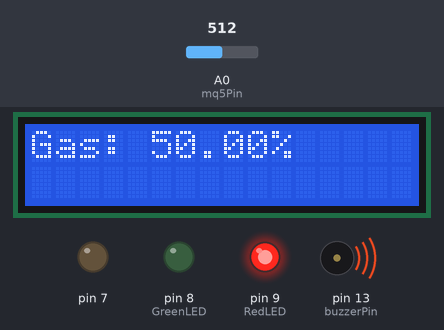
A sketch run on a simulated Arduino Uno, built with avr-gcc and run on an emulated ATmega328P. Parts: 16×2 character LCD, output pins drawn as LEDs (lit = HIGH), buzzer (waves = sounding). The inputs (shaded band) are chosen by the test bench; at power-on: A0 (mq5Pin) = 512. What the sketch prints to the serial monitor is not drawn.

Above: at 1.2 s.
1.3 s: A0 (mq5Pin) set to 336
At 5.6 s:
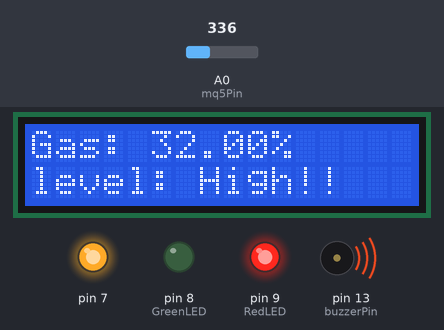
7.3 s: A0 (mq5Pin) set to 310
At 11.0 s:
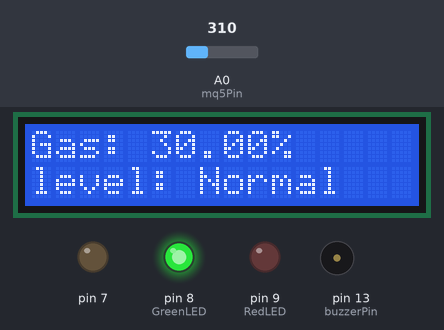
13.3 s: A0 (mq5Pin) set to 511
At 14.6 s:
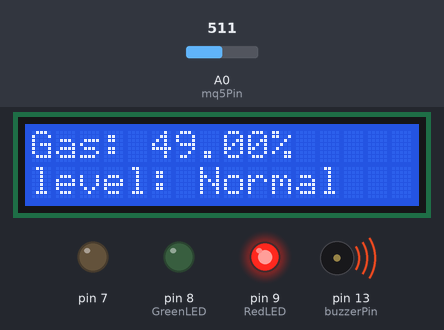
Timing chart, 0 to 25.7 s (numbered marks = the images above; inputs shaded):
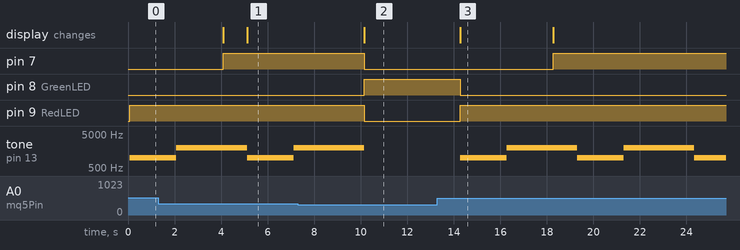

Measured:
- the behaviour switches between 318 and 317 on A0 (mq5Pin) (found by bisection; images 1 and 2)
- after the input at 1.3 s, the display: first differs from a run without the input after 3.8 s (image 1)
- after the input at 7.3 s, pin 7, pin 9 (RedLED): HIGH → LOW after 2.8 s; pin 8 (GreenLED): LOW → HIGH after 2.8 s; the display: changes after 2.9 s (image 2)
- after the input at 13.3 s, pin 7: LOW → HIGH after 5.0 s; pin 8 (GreenLED): HIGH → LOW after 0.97 s; pin 9 (RedLED): LOW → HIGH after 0.97 s; tone on pin 13 (buzzerPin): alternates 2000 Hz for 3.0 s and 1000 Hz for 2.0 s, starting after 0.97 s; the display: changes after 0.97 s (image 3)

The sketch:

CSharpGasSensor.ino
```cpp
#include <Wire.h>
#include <LiquidCrystal_I2C.h>

// Set the LCD address to 0x27 or 0x3F according to your LCD module
LiquidCrystal_I2C lcd(0x27, 16, 2);

// Define the analog pin connected to the MQ-5 sensor
const int mq5Pin = A0;
const int buzzerPin = 13;
const int GreenLED = 8;
const int RedLED = 9;

void setup() {
  // Initialize the LCD
  lcd.init();
  lcd.backlight();
  lcd.setCursor(0, 0);

  Serial.begin(9600);
  pinMode(buzzerPin, OUTPUT);
  pinMode(GreenLED, OUTPUT);
  pinMode(RedLED,OUTPUT);
  pinMode(7,OUTPUT);
}

void loop() {
  // Read the analog value from the MQ-5 sensor
  int sensorValue = analogRead(mq5Pin);

  // Convert the analog value to a gas concentration level (you may need to calibrate this value)
  float gasConcentration = map(sensorValue, 0, 1023, 0, 100); // Assuming 0-100% range, adjust according to your sensor's specifications
  Serial.print(sensorValue);
  Serial.print(",");
  Serial.println(gasConcentration);
  // Print the gas concentration level on the LCD
  lcd.setCursor(0, 0);
  lcd.print("Gas: ");
  lcd.print(gasConcentration);
  lcd.print("%       "); // Clear any remaining characters

  // Check if gas concentration is above 20%
  if (gasConcentration > 30.0) {

    digitalWrite(GreenLED,LOW);
    digitalWrite(RedLED,HIGH);
    // Turn on the buzzer
    //digitalWrite(buzzerPin, HIGH);
    tone(buzzerPin,1000);
    delay(2000);
    tone(buzzerPin,2000);
    delay(2000);
    digitalWrite(7, HIGH);
    // Update LCD display
    lcd.setCursor(0, 1);
    lcd.print("level: High!!");
  } else {
    // Turn off the buzzer
    digitalWrite(GreenLED,HIGH);
    digitalWrite(RedLED,LOW);
    //digitalWrite(buzzerPin, LOW);
    noTone(buzzerPin);
    digitalWrite(7, LOW);
    // Update LCD display
    lcd.setCursor(0, 1);
    lcd.print("level: Normal");
  }

  // Delay for stability
  delay(1000);
}
```
